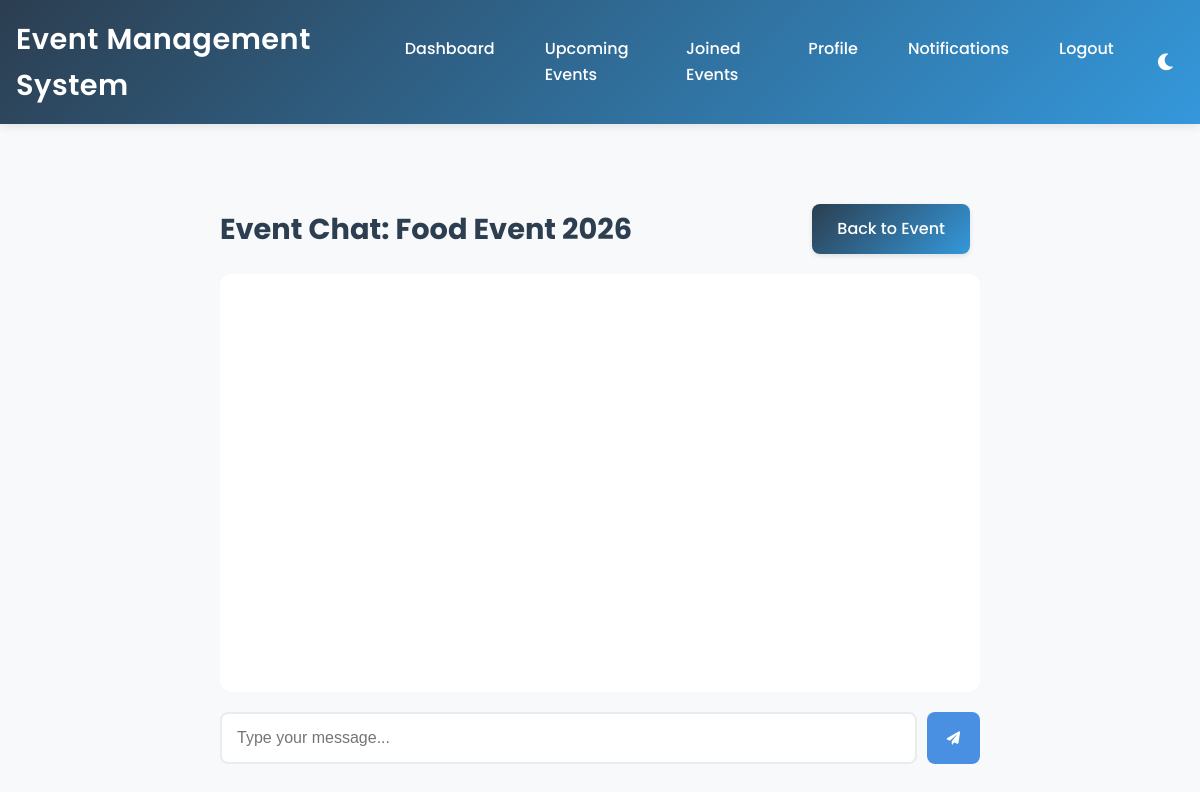
The app's page /event/6/chat (signed in), older data.
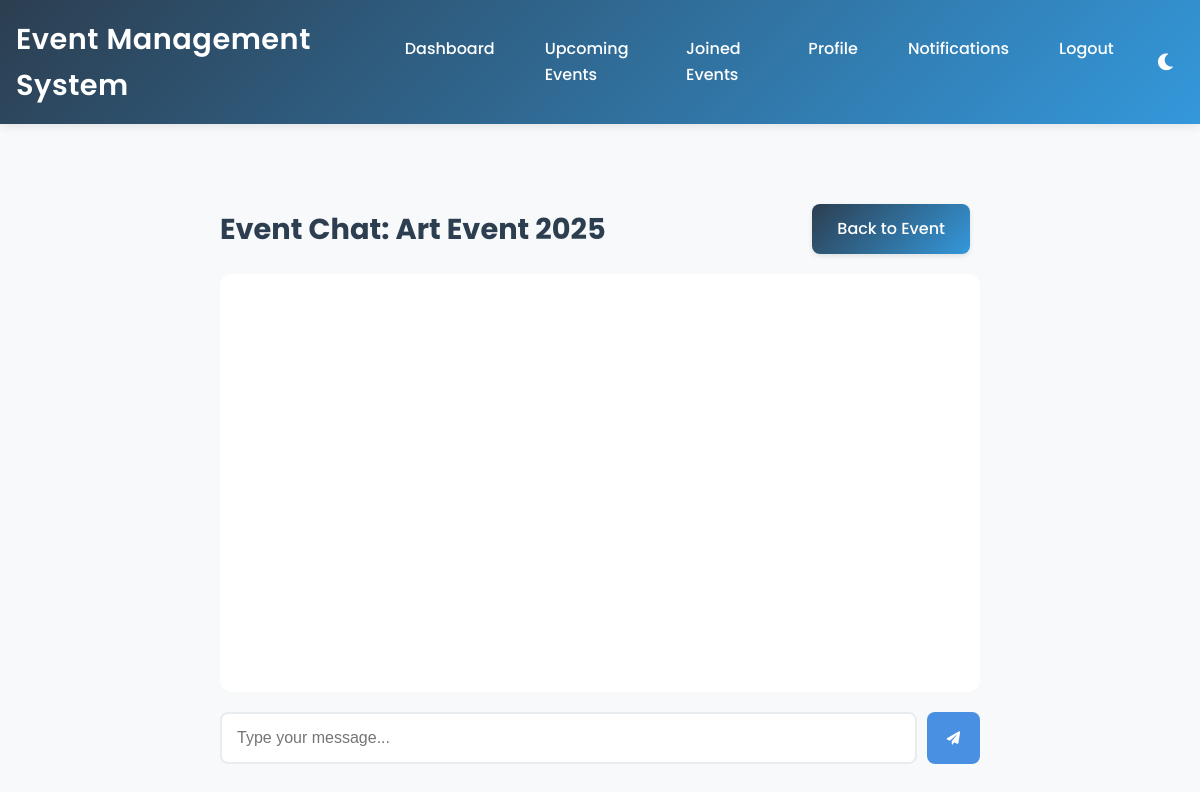
The same page, newer data.
### app.py (models this page shows, shortened)
class Event(db.Model):
    id = db.Column(db.Integer, primary_key=True)
    title = db.Column(db.String(100), nullable=False)
    description = db.Column(db.Text, nullable=False)
    date = db.Column(db.DateTime, nullable=False)
    venue = db.Column(db.String(200), nullable=False)
    category = db.Column(db.String(50))
    capacity = db.Column(db.Integer)
    price = db.Column(db.Float, default=0.0)
    organizer = db.Column(db.String(100))
    contact_email = db.Column(db.String(120))
    contact_phone = db.Column(db.String(20))
    requirements = db.Column(db.Text)
    schedule = db.Column(db.Text)
    speakers = db.Column(db.Text)
    sponsors = db.Column(db.Text)
    image_url = db.Column(db.String(255))
    likes = db.Column(db.Integer, default=0)
    shares = db.Column(db.Integer, default=0)
    views = db.Column(db.Integer, default=0)
    revenue = db.Column(db.Float, default=0.0)
    chat_messages = db.relationship('ChatMessage', backref='event', lazy=True)
    organizer_id = db.Column(db.Integer, db.ForeignKey('user.id'))
    created_by = db.Column(db.Integer, db.ForeignKey('user.id'))

### app.py (the view)
@app.route('/event/<int:event_id>/chat')
@login_required
def event_chat(event_id):
    event = Event.query.get_or_404(event_id)
    if event not in current_user.events:
        flash('You must join the event to access the chat.', 'error')
        return redirect(url_for('event_details', event_id=event_id))
    messages = ChatMessage.query.filter_by(event_id=event_id).order_by(ChatMessage.created_at.asc()).all()
    return render_template('event_chat.html', event=event, messages=messages)

### app.py (called while the page is built)
@login_manager.user_loader
def load_user(user_id):
    return User.query.get(int(user_id))

### templates/event_chat.html (shortened to what this page needs)
{% extends "base.html" %}
{% block content %}
<div class="chat-container">
    <div class="chat-header">
        <h1>Event Chat: {{ event.title }}</h1>
        <a href="{{ url_for('event_details', event_id=event.id) }}" class="btn">Back to Event</a>
    </div>
    <div class="chat-messages" id="chat-messages">
    </div>
    <div class="chat-input-container">
        <form id="chat-form" class="chat-form">
            <input type="text" id="message-input" placeholder="Type your message..." autocomplete="off">
            <button type="submit" class="send-button">
                <i class="fas fa-paper-plane"></i>
            </button>
        </form>
    </div>
</div>
{% endblock %}

Row changes from the older to the newer data that the page shows:
changed Event: title "Food Event 2026" → "Art Event 2025"
